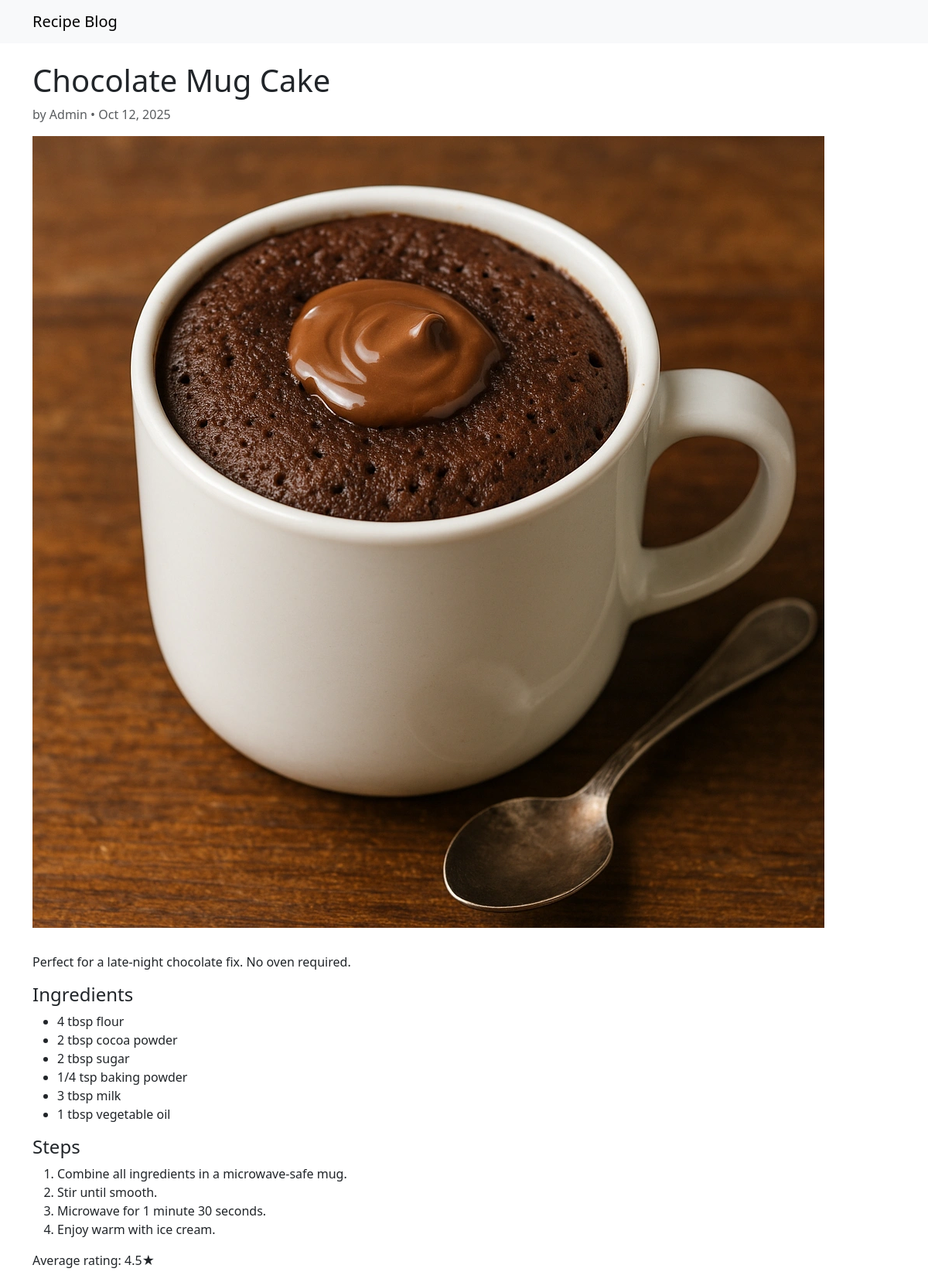
Screenshot of /recipe/chocolate-mug-cake/ with the database file from the repository.
### recipes/models.py (models this page shows, shortened)
class Recipe(models.Model):
    author = models.ForeignKey(User, on_delete=models.CASCADE, related_name="recipes")
    title = models.CharField(max_length=200)
    slug = models.SlugField(max_length=220, unique=True)
    excerpt = models.TextField(max_length=300, blank=True)
    description = models.TextField()
    ingredients = models.TextField(help_text="One per line")
    steps = models.TextField(help_text="One step per line")
    tags = models.CharField(max_length=250, blank=True, help_text="Comma-separated tags")
    prep_minutes = models.PositiveIntegerField(default=0)
    cook_minutes = models.PositiveIntegerField(default=0)
    servings = models.PositiveIntegerField(default=1)
    image = models.ImageField(upload_to="recipes/", blank=True, null=True)
    status = models.CharField(max_length=10, choices=STATUS_CHOICES, default="draft")
    created_at = models.DateTimeField(auto_now_add=True)
    updated_at = models.DateTimeField(auto_now=True)
    class Meta:
        ordering = ["-created_at"]
    @property
    def average_rating(self) -> float:
        agg = self.ratings.aggregate(models.Avg("stars"))
        return round(agg["stars__avg"] or 0, 1)

### recipes/views.py (the view)
# urls.py: path("recipe/<slug:slug>/", views.recipe_detail, name="recipe_detail"),
def recipe_detail(request, slug):
    recipe = get_object_or_404(Recipe, slug=slug)
    if recipe.status != "published" and (
        not request.user.is_staff and recipe.author != request.user
    ):
        return redirect("recipe_list")
    user_rating = None
    if request.user.is_authenticated:
        user_rating = Rating.objects.filter(recipe=recipe, user=request.user).first()
    return render(request, "recipes/recipe_detail.html", {
        "recipe": recipe,
        "user_rating": user_rating,
    })

### recipes/templates/recipes/recipe_detail.html (shortened to what this page needs)
{% extends "base.html" %}
{% block content %}
<article>
  <h1>{{ recipe.title }}</h1>
  <p class="text-muted">by {{ recipe.author.username }} • {{ recipe.created_at|date:"M d, Y" }}</p>
  {% if recipe.image %}<img src="{{ recipe.image.url }}" class="img-fluid mb-3" alt="{{ recipe.title }}">{% endif %}
  <p class="mt-3">{{ recipe.description }}</p>
  <h4>Ingredients</h4>
  <ul>
    {% for line in recipe.ingredients.splitlines %}
      {% if line %}<li>{{ line }}</li>{% endif %}
    {% endfor %}
  </ul>
  <h4>Steps</h4>
  <ol>
    {% for line in recipe.steps.splitlines %}
      {% if line %}<li>{{ line }}</li>{% endif %}
    {% endfor %}
  </ol>
  <p class="mt-3">Average rating: {{ recipe.average_rating }}★</p>
</article>
{% endblock %}

### static/site.css (style rules this page uses)
img { max-width: 100%; height: auto; }

### rows the page displays
Recipe: title "Chocolate Mug Cake", author.username "Admin", created_at "Oct 12, 2025", image (picture), description "Perfect for a late-night chocolate fix. No oven required.", average_rating "4.5"

### other values shown
{{ line }} "4 tbsp flour" "2 tbsp cocoa powder" "2 tbsp sugar" "1/4 tsp baking powder" "3 tbsp milk" "1 tbsp vegetable oil"
{{ line }} "Combine all ingredients in a microwave-safe mug." "Stir until smooth." "Microwave for 1 minute 30 seconds." "Enjoy warm with ice cream."
